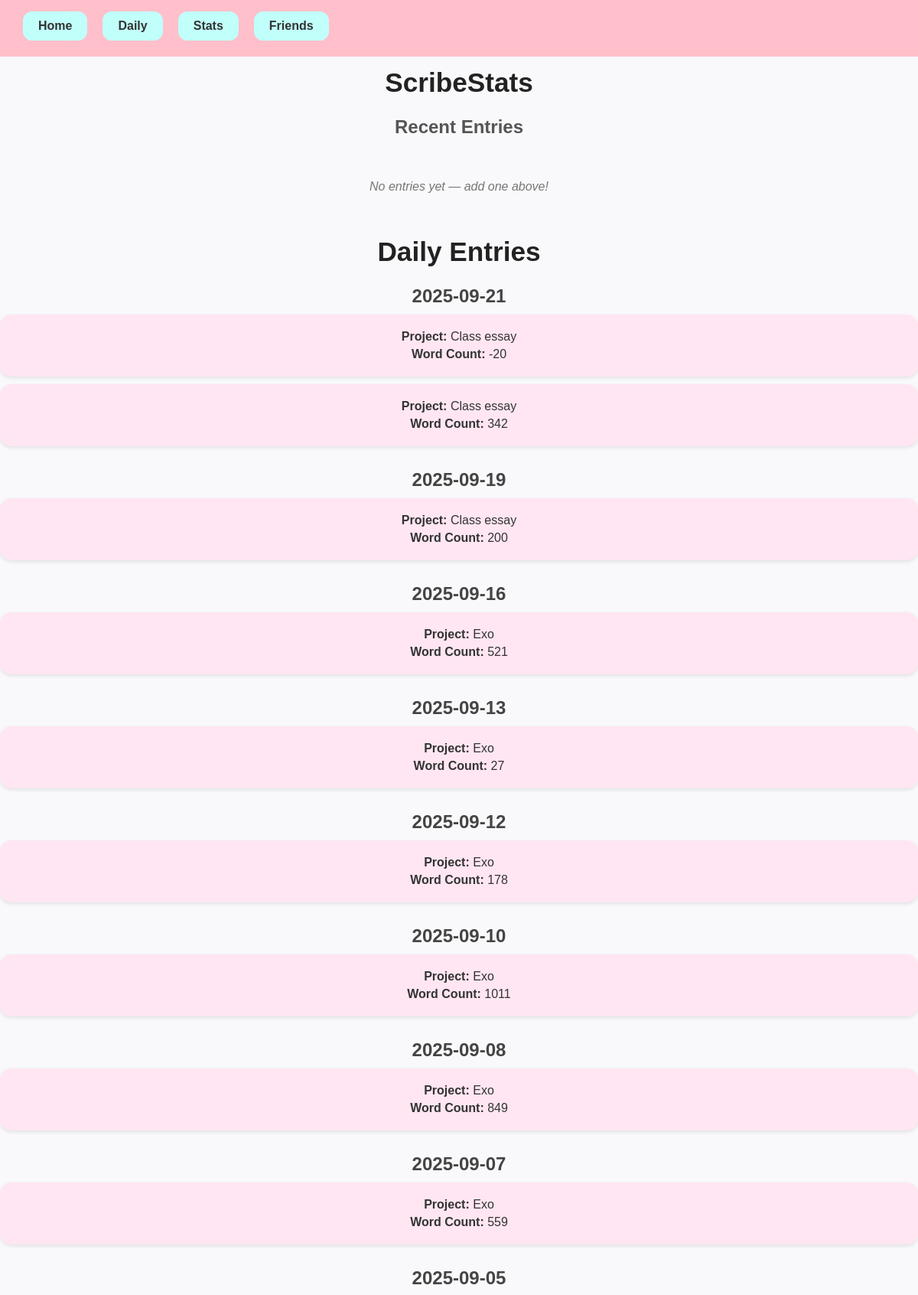
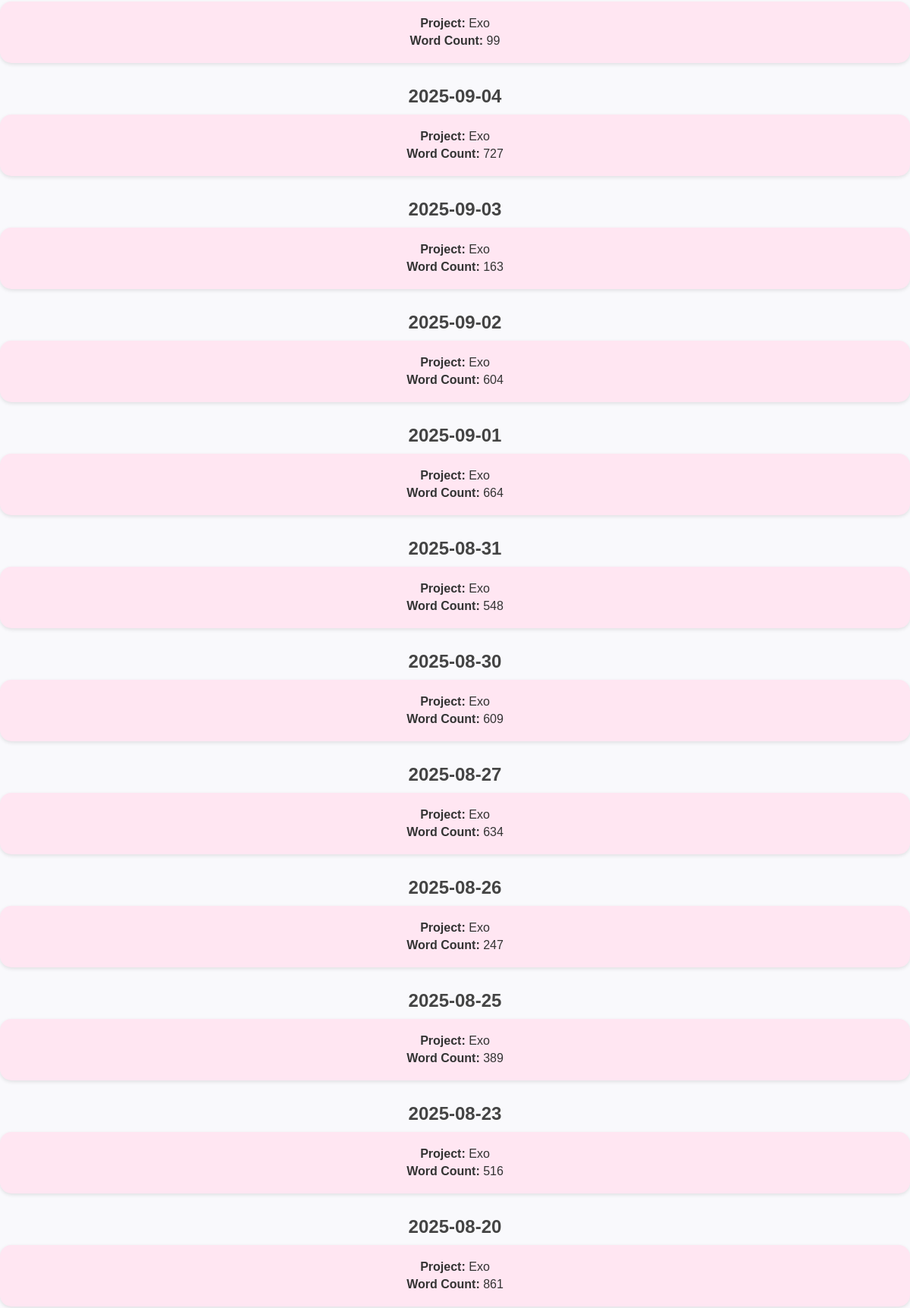
The page /entries (upper part) on the database its author committed (2 pictures, top to bottom).
### tables this page shows
CREATE TABLE writing_entries (
            id INTEGER PRIMARY KEY AUTOINCREMENT,   -- a unique ID for each entry
            entry_date TEXT,                        -- when the writing was done
            word_count INTEGER,                     -- how many words were written
            project TEXT                            -- which project it belongs to
        );

### app.py (the view)
@app.route("/entries")
def entries():
    conn = sqlite3.connect(DB_NAME)
    c = conn.cursor()
    c.execute("SELECT entry_date, word_count, project FROM writing_entries ORDER BY entry_date DESC")
    rows = c.fetchall()
    conn.close()
    grouped = {}
    for date, words, project in rows:
        if date not in grouped:
            grouped[date] = []
        grouped[date].append({"word_count": words, "project": project})
    return render_template("entries.html", grouped=grouped)

### templates/entries.html (shortened to what this page needs)
<!DOCTYPE html>
<html>
<head>
    <link rel="stylesheet" href="{{ url_for('static', filename='style.css') }}">
</head>
<body>
    <div class="banner"></div>
    <div class="navbar">
        <a href="{{ url_for('home_page') }}">Home</a>
        <a href="{{ url_for('entries') }}">Daily</a>
        <a href="{{ url_for('stats') }}">Stats</a>
        <a href="{{ url_for('friends') }}">Friends</a>
    </div>
    <h1>ScribeStats</h1>
    <h2>Recent Entries</h2>
    <div class="entries">
        {% if entries %}
            {% for entry in entries %}
                <div class="entry-card">
                    <h3>{{ entry.project }}</h3>
                    <p><strong>Date:</strong> {{ entry.date }}</p>
                    <p><strong>Word Count:</strong> {{ entry.word_count }}</p>
                </div>
            {% endfor %}
        {% else %}
            <p class="no-entries">No entries yet — add one above!</p>
        {% endif %}
    </div>
</body>
<h1>Daily Entries</h1>
{% for date, entries in grouped.items() %}
    <div class="date-group">
        <h2>{{ date }}</h2>
        {% for entry in entries %}
            <div class="entry-card">
                <p><strong>Project:</strong> {{ entry.project }}</p>
                <p><strong>Word Count:</strong> {{ entry.word_count }}</p>
            </div>
        {% endfor %}
    </div>
{% endfor %}
</html>

### static/style.css (style rules this page uses)
body { font-family: Arial, sans-serif; background: #f9f9fc; margin: 0; padding: 0; text-align: center; color: #333; }
.banner { background-color: pink; height: 54px; width: 100%; position: absolute; top: 0; left: 0; z-index: 0; }
.navbar { display: flex; justify-content: left; gap: 20px; padding: 15px 30px; position: relative; z-index: 1; }
.navbar a { background-color: #c1fffa; padding: 10px 20px; border-radius: 12px; text-decoration: none; color: black; font-weight: bold; }
.navbar a { background-color: #c1fffa; padding: 10px 20px; border-radius: 12px; text-decoration: none; font-weight: bold; color: #333; transition: background-color 0.2s; }
.banner { background-color: pink; color: #333; text-align: center; padding: 10px 0; font-size: 1.5rem; font-weight: bold; }
h1 { margin-top: 20px; font-size: 2.2rem; color: #222; }
h2 { margin-top: 10px; font-size: 1.5rem; color: #555; }
.entries { display: grid; grid-template-columns: repeat(auto-fit, minmax(250px, 1fr)); gap: 20px; padding: 20px; max-width: 1000px; margin: auto; }
.date-group { margin-bottom: 30px; }
.date-group h2 { margin-bottom: 10px; color: #444; }
.entry-card { background-color: #ffe6f2; border-radius: 15px; padding: 15px; margin-bottom: 10px; box-shadow: 0px 2px 5px rgba(0,0,0,0.1); }
.entry-card p { margin: 5px 0; font-size: 1rem; color: #333; }
.no-entries { grid-column: 1 / -1; text-align: center; font-style: italic; color: #777; }

### rows shown on the page
writing_entries: entry_date "2025-09-21", project "Class essay", word_count "-20"
writing_entries: project "Class essay", word_count "342"
writing_entries: entry_date "2025-09-19", project "Class essay", word_count "200"
writing_entries: entry_date "2025-09-16", project "Exo", word_count "521"
writing_entries: entry_date "2025-09-13", project "Exo", word_count "27"
writing_entries: entry_date "2025-09-12", project "Exo", word_count "178"
writing_entries: entry_date "2025-09-10", project "Exo", word_count "1011"
writing_entries: entry_date "2025-09-08", project "Exo", word_count "849"
writing_entries: entry_date "2025-09-07", project "Exo", word_count "559"
writing_entries: entry_date "2025-09-05", project "Exo", word_count "99"
writing_entries: entry_date "2025-09-04", project "Exo", word_count "727"
writing_entries: entry_date "2025-09-03", project "Exo", word_count "163"
writing_entries: entry_date "2025-09-02", project "Exo", word_count "604"
writing_entries: entry_date "2025-09-01", project "Exo", word_count "664"
writing_entries: entry_date "2025-08-31", project "Exo", word_count "548"
writing_entries: entry_date "2025-08-30", project "Exo", word_count "609"
writing_entries: entry_date "2025-08-27", project "Exo", word_count "634"
writing_entries: entry_date "2025-08-26", project "Exo", word_count "247"
writing_entries: entry_date "2025-08-25", project "Exo", word_count "389"
writing_entries: entry_date "2025-08-23", project "Exo", word_count "516"
writing_entries: entry_date "2025-08-20", project "Exo", word_count "861"
